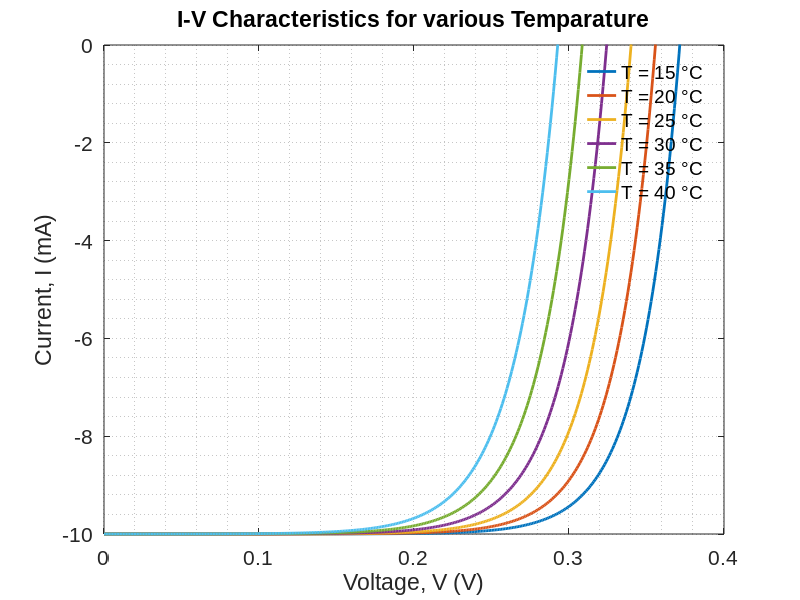

This chart was generated by the following MATLAB code:
clc;
close all;
clear;

set(0, 'DefaultAxesFontName', 'Arial');
set(0, 'DefaultAxesFontSize', 15);
%% initial

e   = 1.6e-19;
Ts   = [15, 20, 25, 30, 35, 40]+273;      % K
Io  = 25e-9;              % A
kb  = 1.38e-23;
K   = 10e-3/500;
Irr = 500;                % W/m^2
n   = 1;
V   = 0:0.001:0.4;        % voltage
area= 1e-2*1e-2;          % 1cm X 1cm
Iph = K*Irr;

% For Si
Eg0 = 1.17;               % eV

% Vashni's constant
a = 4.73e-4;              % eV/K           
b = 636;                  % K

Eg = @(T) (Eg0-(a*T.^2)./(T+b))*e; %Varshni's equation
Is = @(T) Io*(T/300).^3.*exp(-(  Eg(T)./(kb*T)  -  Eg(300)/(kb*300) ));

%% I-V Characteristics

figure(1)
% V_oc = zeros(1,length(n));
% I_sc = zeros(1,length(n));
% P_max = zeros(1,length(n));
% R_opt = zeros(1,length(n));

for T = Ts
    
     I_total = -Iph + Is(T).*(exp((e.*V)./(n.*kb*T))-1);
%     P = (-I_total).*V;
% 
%     V_oc(i) = V(find(I_total<=0,1,'last'));
%     I_sc(i) = -Iph;
%     P_max(i) = max(P);
%     R_opt(i) = abs(V(P==P_max(i))/I_total(P==P_max(i)));

    plot(V,I_total*1e3,'linewidth',2,"DisplayName",sprintf("T = %d °C", T-273));
    hold on;

end

xlabel('Voltage, V (V)')
ylabel('Current, I (mA)')
axis tight
grid minor;
title("I-V Characteristics for various Temparature")

ylim([-10 0])
legend('Location', 'best');
legend box off
